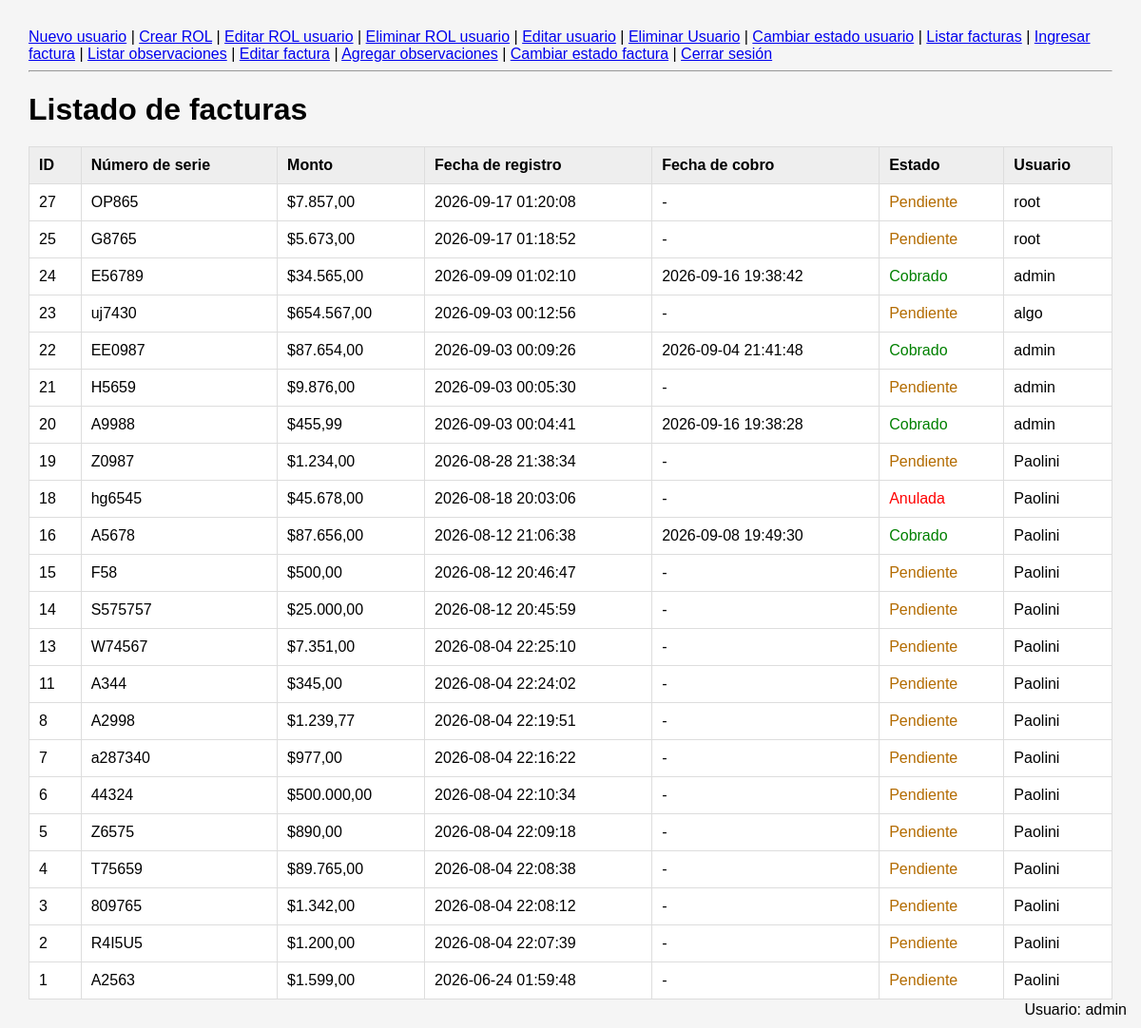
The page /Panaderia/facturas.php (signed in) on the database as committed earlier.
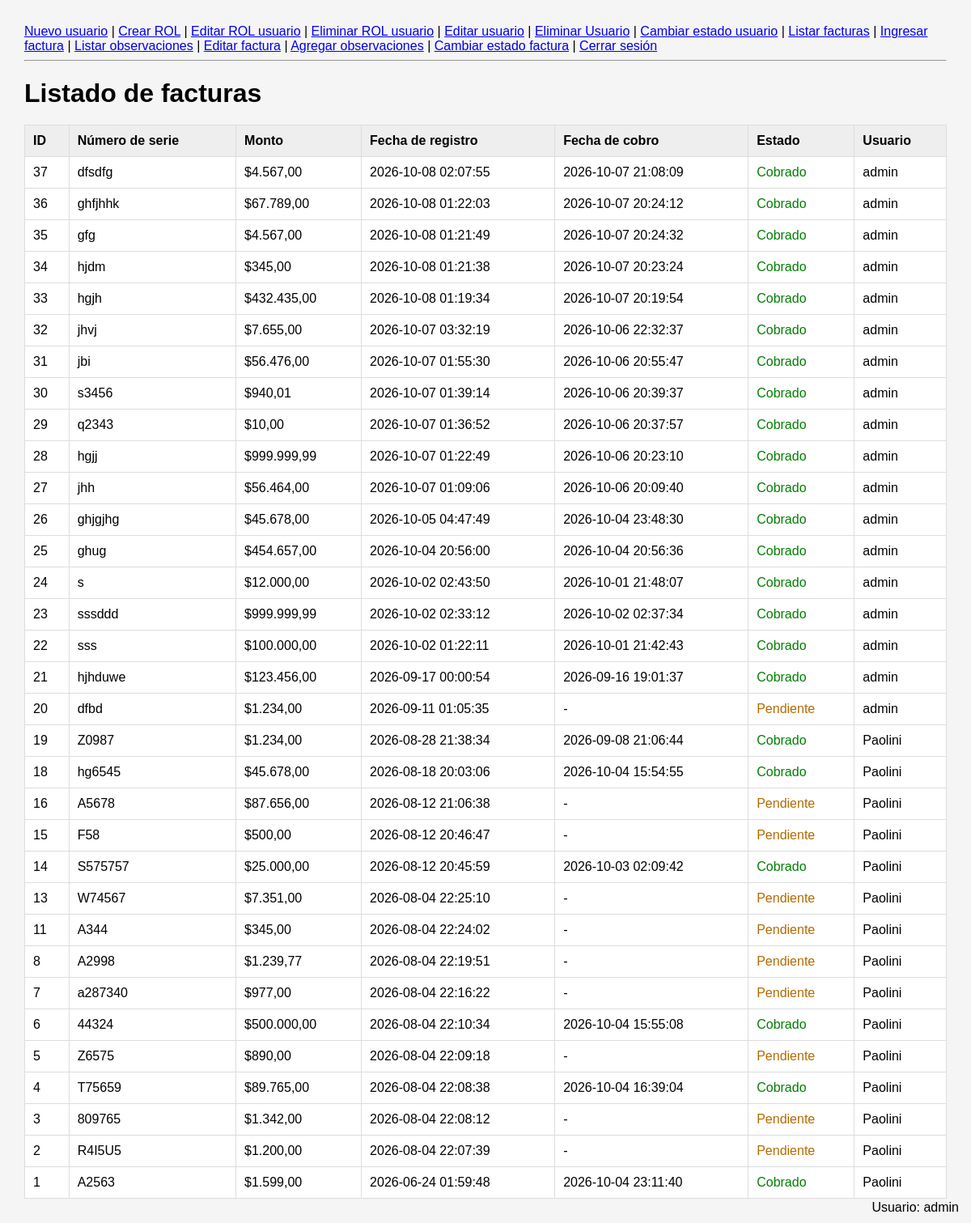
The same page on the database as committed later.
### tables this page shows
CREATE TABLE `factura` (
  `id` int(10) UNSIGNED NOT NULL,
  `numero_serie` varchar(20) NOT NULL,
  `monto` decimal(8,2) NOT NULL,
  `fecha_registro` datetime NOT NULL,
  `fecha_cobro` datetime DEFAULT NULL,
  `estado` enum('Cobrado','Pendiente','Anulada') NOT NULL DEFAULT 'Pendiente',
  `id_usuario_registro` smallint(5) UNSIGNED NOT NULL,
  `id_usuario_asignado` smallint(5) DEFAULT NULL
);

CREATE TABLE `usuario` (
  `id` smallint(5) UNSIGNED NOT NULL,
  `usuario` varchar(32) NOT NULL,
  `contrasenia` varchar(255) NOT NULL,
  `activo` tinyint(1) NOT NULL DEFAULT 1,
  `id_ROL` tinyint(3) UNSIGNED NOT NULL
);

### Panaderia/facturas.php (the view, shortened to what this page needs)
<?php
require_once "conexion.php";
$sql = "SELECT
            factura.id,
            factura.numero_serie,
            factura.monto,
            factura.fecha_registro,
            factura.fecha_cobro,
            factura.estado,
            usuario.usuario AS usuario
        FROM factura
        INNER JOIN usuario
            ON factura.id_USUARIO_registro = usuario.id
        ORDER BY factura.fecha_registro DESC";
$stmt = $conexion->prepare($sql);
$stmt->execute();
$facturas = $stmt->fetchAll(PDO::FETCH_ASSOC);
?>
<!DOCTYPE html>
<html lang="es">
<head>
    <link rel="stylesheet" href="estilo.css">
</head>
<body>
<?php require_once "menu.php"; ?>
<h1>Listado de facturas</h1>
<table>
    <thead>
        <tr>
            <th>ID</th>
            <th>Número de serie</th>
            <th>Monto</th>
            <th>Fecha de registro</th>
            <th>Fecha de cobro</th>
            <th>Estado</th>
            <th>Usuario</th>
        </tr>
    </thead>
    <tbody>
        <?php if (count($facturas) > 0): ?>
            <?php foreach ($facturas as $factura): ?>
                <tr>
                    <td>
                        <?= htmlspecialchars($factura["id"]) ?>
                    </td>
                    <td>
                        <?= htmlspecialchars($factura["numero_serie"]) ?>
                    </td>
                    <td>
                        $<?= number_format($factura["monto"], 2, ',', '.') ?>
                    </td>
                    <td>
                        <?= htmlspecialchars($factura["fecha_registro"]) ?>
                    </td>
                    <td>
                        <?= $factura["fecha_cobro"]
                            ? htmlspecialchars($factura["fecha_cobro"])
                            : "-" ?>
                    </td>
                    <td class="<?= htmlspecialchars($factura["estado"]) ?>">
                        <?= htmlspecialchars($factura["estado"]) ?>
                    </td>
                    <td>
                        <?= htmlspecialchars($factura["usuario"]) ?>
                    </td>
                </tr>
            <?php endforeach; ?>
        <?php endif; ?>
    </tbody>
</table>
</body>
</html>

Rows that differ between the two databases and show on the page:
added factura: id "37", numero_serie "dfsdfg", monto "4.567,00", fecha_registro "2026-10-08 02:07:55", fecha_cobro "2026-10-07 21:08:09", estado "Cobrado", id_usuario_registro.usuario "admin"
added factura: id "36", numero_serie "ghfjhhk", monto "67.789,00", fecha_registro "2026-10-08 01:22:03", fecha_cobro "2026-10-07 20:24:12", estado "Cobrado", id_usuario_registro.usuario "admin"
added factura: id "35", numero_serie "gfg", monto "4.567,00", fecha_registro "2026-10-08 01:21:49", fecha_cobro "2026-10-07 20:24:32", estado "Cobrado", id_usuario_registro.usuario "admin"
added factura: id "34", numero_serie "hjdm", monto "345,00", fecha_registro "2026-10-08 01:21:38", fecha_cobro "2026-10-07 20:23:24", estado "Cobrado", id_usuario_registro.usuario "admin"
added factura: id "33", numero_serie "hgjh", monto "432.435,00", fecha_registro "2026-10-08 01:19:34", fecha_cobro "2026-10-07 20:19:54", estado "Cobrado", id_usuario_registro.usuario "admin"
added factura: id "32", numero_serie "jhvj", monto "7.655,00", fecha_registro "2026-10-07 03:32:19", fecha_cobro "2026-10-06 22:32:37", estado "Cobrado", id_usuario_registro.usuario "admin"
added factura: id "31", numero_serie "jbi", monto "56.476,00", fecha_registro "2026-10-07 01:55:30", fecha_cobro "2026-10-06 20:55:47", estado "Cobrado", id_usuario_registro.usuario "admin"
added factura: id "30", numero_serie "s3456", monto "940,01", fecha_registro "2026-10-07 01:39:14", fecha_cobro "2026-10-06 20:39:37", estado "Cobrado", id_usuario_registro.usuario "admin"
added factura: id "29", numero_serie "q2343", monto "10,00", fecha_registro "2026-10-07 01:36:52", fecha_cobro "2026-10-06 20:37:57", estado "Cobrado", id_usuario_registro.usuario "admin"
added factura: id "28", numero_serie "hgjj", monto "999.999,99", fecha_registro "2026-10-07 01:22:49", fecha_cobro "2026-10-06 20:23:10", estado "Cobrado", id_usuario_registro.usuario "admin"
changed factura id 27: numero_serie "OP865" → "jhh"; monto "7.857,00" → "56.464,00"; fecha_registro "2026-09-17 01:20:08" → "2026-10-07 01:09:06"; fecha_cobro (not shown) → "2026-10-06 20:09:40"; estado "Pendiente" → "Cobrado"; id_usuario_registro.usuario "root" → "admin"; no longer shows "-"
added factura: id "26", numero_serie "ghjgjhg", monto "45.678,00", fecha_registro "2026-10-05 04:47:49", fecha_cobro "2026-10-04 23:48:30", estado "Cobrado", id_usuario_registro.usuario "admin"
changed factura id 25: numero_serie "G8765" → "ghug"; monto "5.673,00" → "454.657,00"; fecha_registro "2026-09-17 01:18:52" → "2026-10-04 20:56:00"; fecha_cobro (not shown) → "2026-10-04 20:56:36"; estado "Pendiente" → "Cobrado"; id_usuario_registro.usuario "root" → "admin"; no longer shows "-"
changed factura id 24: numero_serie "E56789" → "s"; monto "34.565,00" → "12.000,00"; fecha_registro "2026-09-09 01:02:10" → "2026-10-02 02:43:50"; fecha_cobro "2026-09-16 19:38:42" → "2026-10-01 21:48:07"
changed factura id 23: numero_serie "uj7430" → "sssddd"; monto "654.567,00" → "999.999,99"; fecha_registro "2026-09-03 00:12:56" → "2026-10-02 02:33:12"; fecha_cobro (not shown) → "2026-10-02 02:37:34"; estado "Pendiente" → "Cobrado"; id_usuario_registro.usuario "algo" → "admin"; no longer shows "-"
changed factura id 22: numero_serie "EE0987" → "sss"; monto "87.654,00" → "100.000,00"; fecha_registro "2026-09-03 00:09:26" → "2026-10-02 01:22:11"; fecha_cobro "2026-09-04 21:41:48" → "2026-10-01 21:42:43"
changed factura id 21: numero_serie "H5659" → "hjhduwe"; monto "9.876,00" → "123.456,00"; fecha_registro "2026-09-03 00:05:30" → "2026-09-17 00:00:54"; fecha_cobro (not shown) → "2026-09-16 19:01:37"; estado "Pendiente" → "Cobrado"; no longer shows "-"
changed factura id 20: numero_serie "A9988" → "dfbd"; monto "455,99" → "1.234,00"; fecha_registro "2026-09-03 00:04:41" → "2026-09-11 01:05:35"; estado "Cobrado" → "Pendiente"; fecha_cobro "2026-09-16 19:38:28" → (not shown); now shows "-"
changed factura id 19: fecha_cobro (not shown) → "2026-09-08 21:06:44"; estado "Pendiente" → "Cobrado"; no longer shows "-"
changed factura "hg6545": fecha_cobro (not shown) → "2026-10-04 15:54:55"; estado "Anulada" → "Cobrado"; no longer shows "-"
changed factura id 16: estado "Cobrado" → "Pendiente"; fecha_cobro "2026-09-08 19:49:30" → (not shown); now shows "-"
changed factura id 14: fecha_cobro (not shown) → "2026-10-03 02:09:42"; estado "Pendiente" → "Cobrado"; no longer shows "-"
changed factura id 6: fecha_cobro (not shown) → "2026-10-04 15:55:08"; estado "Pendiente" → "Cobrado"; no longer shows "-"
changed factura id 4: fecha_cobro (not shown) → "2026-10-04 16:39:04"; estado "Pendiente" → "Cobrado"; no longer shows "-"
changed factura id 1: fecha_cobro (not shown) → "2026-10-04 23:11:40"; estado "Pendiente" → "Cobrado"; no longer shows "-"
